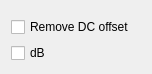
<?xml version="1.0" encoding="UTF-8"?>
<ui version="4.0">
 <class>widgetSpectrum</class>
 <widget class="QWidget" name="widgetSpectrum">
  <property name="geometry">
   <rect>
    <x>0</x>
    <y>0</y>
    <width>135</width>
    <height>74</height>
   </rect>
  </property>
  <layout class="QGridLayout" name="layoutSpectrumGroup">
   <item row="1" column="0">
    <widget class="QCheckBox" name="checkRemoveDC">
     <property name="toolTip">
      <string>Subtract DC value from vizualized spectrum. The DC signal is simply the average dark image on the spectrometer</string>
     </property>
     <property name="text">
      <string>Remove DC offset</string>
     </property>
    </widget>
   </item>
   <item row="0" column="0" colspan="2">
    <widget class="QWidget" name="widgetSpec" native="true">
     <property name="autoFillBackground">
      <bool>true</bool>
     </property>
    </widget>
   </item>
   <item row="2" column="0">
    <widget class="QCheckBox" name="checkDb">
     <property name="text">
      <string>dB</string>
     </property>
    </widget>
   </item>
  </layout>
 </widget>
 <resources/>
 <connections/>
</ui>
